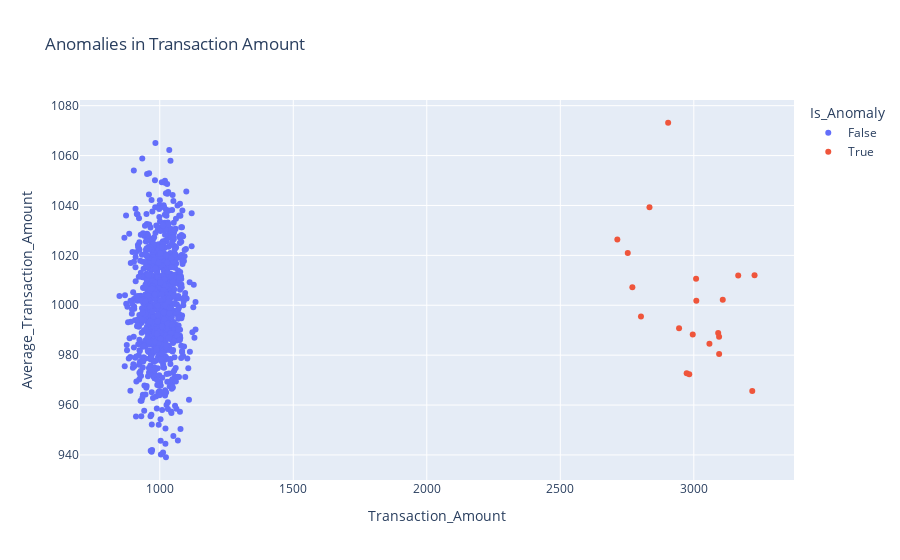

Write notebook code for a chart like this one.
### Code cell
# Calculate mean and standard deviation of Transaction Amount
mean_amount = data['Transaction_Amount'].mean()
std_amount = data['Transaction_Amount'].std()

# Define the anomaly threshold (2 standard deviations from the mean)
anomaly_threshold = mean_amount + 2 * std_amount

# Flag anomalies
data['Is_Anomaly'] = data['Transaction_Amount'] > anomaly_threshold

# Scatter plot of Transaction Amount with anomalies highlighted
fig_anomalies = px.scatter(data, x='Transaction_Amount', y='Average_Transaction_Amount',
                           color='Is_Anomaly', title='Anomalies in Transaction Amount')
fig_anomalies.update_traces(marker=dict(size=12), 
                            selector=dict(mode='markers', marker_size=1))
fig_anomalies.show()

### Figure 1 — Plotly figure (JSON) as saved in the notebook; plotly's stock layout.template omitted (floating-point values rounded to 4 significant figures; data arrays with more than 128 entries replaced by an {"elided": "..."} marker saying what was removed)
{"data": [{"hovertemplate": "Is_Anomaly=False<br>Transaction_Amount=%{x}<br>Average_Transaction_Amount=%{y}<extra></extra>", "legendgroup": "False", "marker": {"color": "#636efa", "symbol": "circle"}, "mode": "markers", "name": "False", "orientation": "v", "showlegend": true, "type": "scatter", "x": {"elided": "980 float values"}, "xaxis": "x", "y": {"elided": "980 float values"}, "yaxis": "y"}, {"hovertemplate": "Is_Anomaly=True<br>Transaction_Amount=%{x}<br>Average_Transaction_Amount=%{y}<extra></extra>", "legendgroup": "True", "marker": {"color": "#EF553B", "symbol": "circle"}, "mode": "markers", "name": "True", "orientation": "v", "showlegend": true, "type": "scatter", "x": [2770.0, 2802.0, 3095.0, 2753.0, 3008.0, 3058.0, 3219.0, 2945.0, 2996.0, 3166.0, 3227.0, 2973.0, 2714.0, 2904.0, 3009.0, 3095.0, 3108.0, 2983.0, 2834.0, 3091.0], "xaxis": "x", "y": [1007.0, 995.5, 980.4, 1021.0, 1011.0, 984.6, 965.6, 990.8, 988.2, 1012.0, 1012.0, 972.7, 1026.0, 1073.0, 1002.0, 987.3, 1002.0, 972.4, 1039.0, 988.9], "yaxis": "y"}], "layout": {"legend": {"title": {"text": "Is_Anomaly"}, "tracegroupgap": 0}, "title": {"text": "Anomalies in Transaction Amount"}, "xaxis": {"anchor": "y", "domain": [0, 1], "title": {"text": "Transaction_Amount"}}, "yaxis": {"anchor": "x", "domain": [0, 1], "title": {"text": "Average_Transaction_Amount"}}}}
